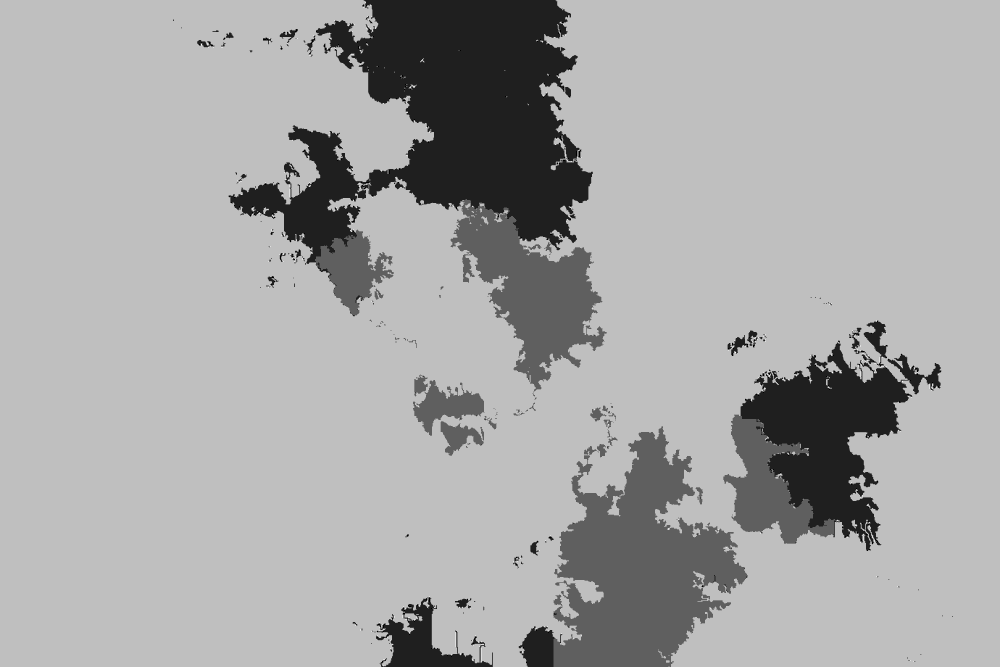
#> input picture CoralSeg/CoralSeg-Learning-coral-segmentation-from-sparse-annotations-master/Datasets/EilatMixx/labels/test/LFT_0029.JPG00.png, 1000 x 667 px, shrunk from 1380 x 920 before the run; its folder holds only this picture in this run
$ python generate_sparse.py
#> lines starting #> are read from the running program, lines starting #| are printed output that depends on the picture
import glob
import cv2
import argparse
import random
import os.path
import math

'''
python generate_sparse/generate_sparse.py --dataset ../Datasets/camvid --n_labels 100  --image_format png --default_value 255
This generates the sparse labels from the dataset. the dataset has to have this folder structure:
-dataset
	-images
		-train
		-test
	-labels
		-train
		-test
Every sparse labeled image will have [n_labels] number of labeled pixels.
The output folder will have the same name as the [dataset]: dataset/sparse_GT/train and dataset/sparse_GT/test
'''
parser = argparse.ArgumentParser()
parser.add_argument("--dataset", help="Dataset to train", default='../Datasets/camvid')
parser.add_argument("--n_labels", help="Number of pixel labels to have", default=250)
parser.add_argument("--gridlike", help="Whether to have a grid-like srtuctured ground-truth", default=1)
parser.add_argument("--image_format", help="Labeled image format (jpg, jpeg, png...)", default='png')
parser.add_argument("--default_value", help="Value of non-labeled pixels", default=255)
args = parser.parse_args()


path_names = args.dataset.split('/')
if path_names[-1] == '':
	path_names  = path_names[:-1]
dataset_name  = path_names[-1]

sparse_folder = dataset_name + '/sparse_GT'
labels_folder = args.dataset + '/labels'

NUM_LABELS = int(args.n_labels)
grid = bool(int(args.gridlike))

folders = ['test', 'train'] # folders of the dataset

if not os.path.exists(sparse_folder):
    os.makedirs(sparse_folder)

# for every folder (test, train..)
for folder in folders:
	folder_to_write = sparse_folder + '/' + folder
	if not os.path.exists(folder_to_write):
	    os.makedirs(folder_to_write)

	# For every file of the dataset

	for filename in glob.glob(os.path.join(labels_folder ,folder )+ '/*.' + args.image_format):
		image_name = filename.split('/')[-1]
		new_filename = folder_to_write + '/' + image_name

		img = cv2.imread(filename, 0)
#> img is the input picture: shape (667, 1000); min 0, max 8, mean 5.25
		sparse = cv2.imread(filename, 0)
		sparse[:,:] = int(args.default_value)
#> sparse: shape (667, 1000); every value is 255

		i_size, j_size = img.shape
#> i_size = 667; j_size = 1000
		if grid: # Perform grid-like sparse ground-truth
			rate = i_size*1./j_size # rate between height and width
#> rate = 0.667
			sqrt = math.sqrt(NUM_LABELS)
			n_i_points = int(rate*sqrt)+1 # number of lables per coloumn
#> n_i_points = 11
			n_j_points = int(NUM_LABELS/n_i_points)+1 # number of lables per row
#> n_j_points = 23
			space_betw_i = int(i_size / n_i_points) # space between every label
#> space_betw_i = 60
			space_betw_j = int(j_size / n_j_points)
#> space_betw_j = 43
			start_i = int((i_size - space_betw_i*(n_i_points-1))/2) # pixel to start labeling
#> start_i = 33
			start_j = int((j_size - space_betw_j*(n_j_points-1))/2)
#> start_j = 27

			for i in range (start_i, n_i_points*space_betw_i, space_betw_i):
				for j in range (start_j, n_j_points*space_betw_j, space_betw_j ):
						sparse[i,j] = img[i,j] # assign a label
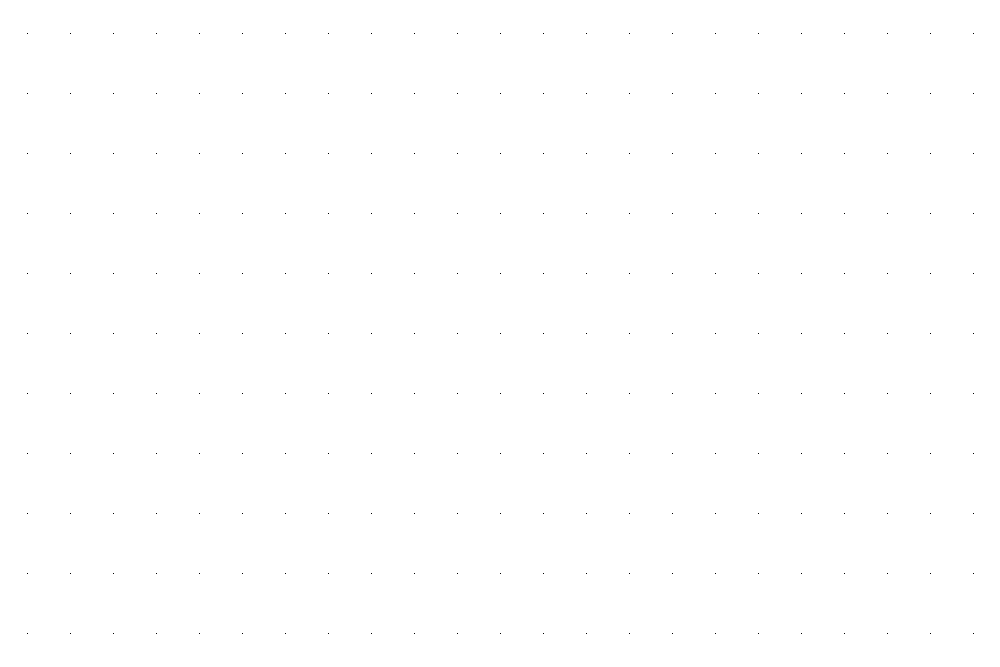
#> sparse: shape (667, 1000); min 1, max 255, mean 254.9


		else: # Perform random sparse ground-truth
			for i in range (NUM_LABELS):
				i_point = random.randint(0, i_size-1)
				j_point = random.randint(0, j_size-1)
				sparse[i_point,j_point] = img[i_point,j_point]


		cv2.imwrite(new_filename, sparse)
#> pass 2 of the loop `for folder in folders:`:
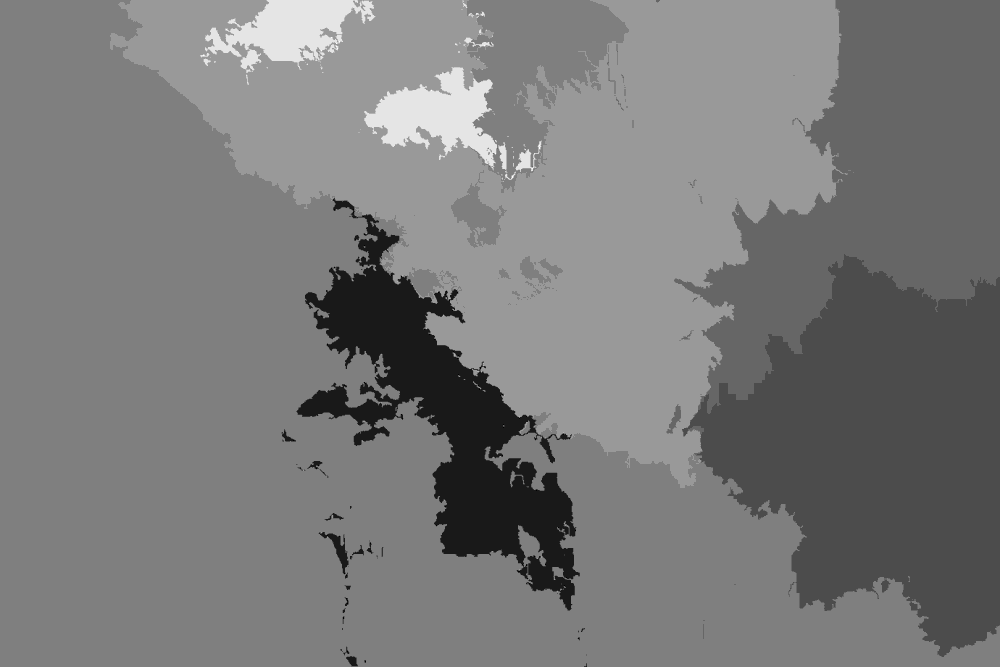
#> input picture CoralSeg/CoralSeg-Learning-coral-segmentation-from-sparse-annotations-master/Datasets/EilatMixx/labels/train/1v6kubz3rj00.png, 1000 x 667 px, shrunk from 1380 x 920 before the run
#> img is the input picture: shape (667, 1000); min 0, max 10, mean 4.79
#> after the loop `for i in range (start_i, n_i_points*space_betw_i, space_betw_i):`:
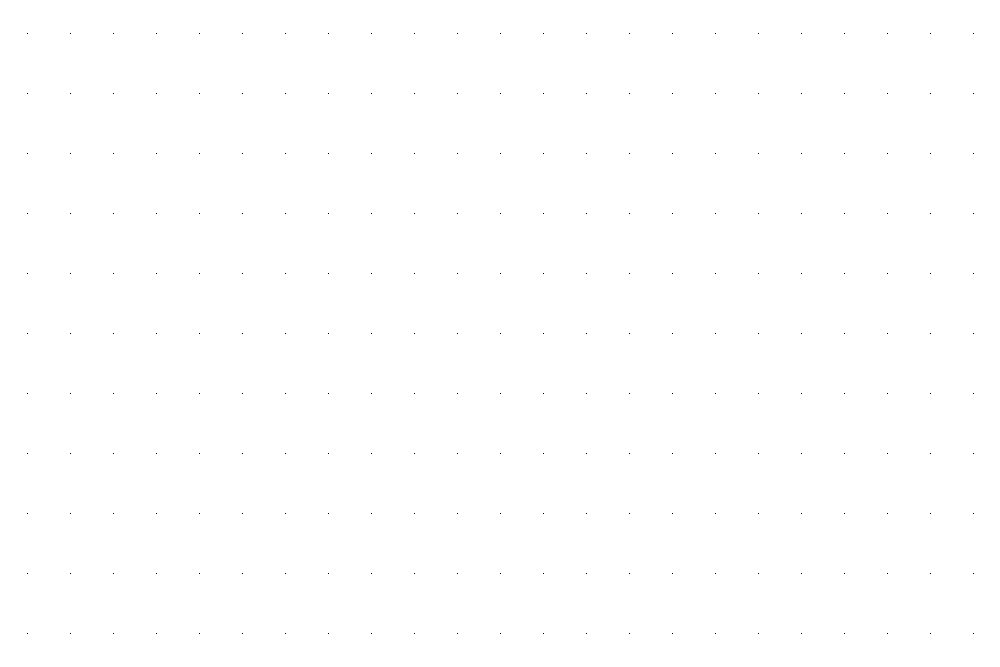
#> sparse: shape (667, 1000); min 1, max 255, mean 254.9


print('GENERATION COMPLETED')
